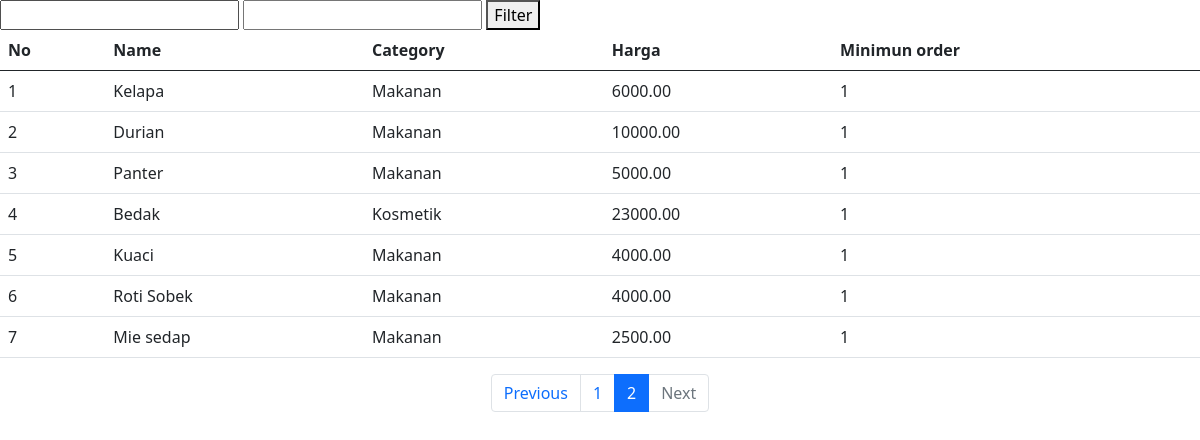
Screenshot of /filter/?page=2 with the database file from the repository.
### main/models.py (models this page shows, shortened)
class Product(models.Model):
    product_name = models.CharField(default="product_name", max_length=255)
    product_category_name = models.ForeignKey("main.Category", on_delete=models.CASCADE)
    product_price = models.DecimalField(max_digits=7, decimal_places=2)
    product_condition = models.ForeignKey("main.Condition", on_delete=models.CASCADE)
    product_minimum_order = models.IntegerField()
    product_description = models.TextField()
    product_created_date = models.DateTimeField(auto_now_add=True)

class Category(models.Model):
    category_name = models.CharField(default="category_name", max_length=255)
    def __str__(self):
        return self.category_name

### main/views.py (the view)
# urls.py: path('filter/', views.filter),
def filter(req):
    cek = req.GET.get('price')
    cek1 = req.GET.get('order')
    if cek is not None and cek1 is not None:
        query = models.Product.objects.filter(product_price=cek, product_minimum_order=cek1)
        return render(req, 'filter.html',{
            'data': query,
            })
    query = models.Product.objects.all()
    page = req.GET.get('page', 1)
    paginator = Paginator(query, 10)
    try:
        data = paginator.page(page)
    except PageNotAnInteger:
        data = Paginator.page(1)
    except EmptyPage:
        data = paginator.page(paginator.num_pages)
    return render(req, 'filter.html',{
        'data': data,
        })

### main/templates/filter.html (shortened to what this page needs)
<!DOCTYPE html>
<html lang="en">
<head>
    <link href="https://cdn.jsdelivr.net/npm/bootstrap@5.0.2/dist/css/bootstrap.min.css" rel="stylesheet">
</head>
<body>
    <div>
        <form  method="get">
            <input type="text" name="price" id="" required>
            <input type="text" name="order" id="" required>
            <button type="submit">Filter</button>
        </form>
    </div>
    <div>
        <table class="table">
            <thead>
                <th>No</th>
                <th>Name</th>
                <th>Category</th>
                <th>Harga</th>
                <th>Minimun order</th>
            </thead>
            <tbody>
                {% for d in data %}
                <tr>
                    <td>{{forloop.counter}}</td>
                    <td>{{d.product_name}}</td>
                    <td>{{d.product_category_name}}</td>
                    <td>{{d.product_price}}</td>
                    <td>{{d.product_minimum_order}}</td>
                </tr>
                {% endfor %}
            </tbody>
        </table>
        {% if data.has_other_pages %}
                <ul class="pagination justify-content-center">
                    {% if data.has_previous %}
                        <li class="page-item">
                            <a class="page-link" href="/filter/?page={{data.previous_page_number}}">
                                <span class="sr-only">Previous</span>
                            </a>
                        </li>
                    {% endif %}
                    {% for i in data.paginator.page_range %}
                        {% if data.number == i %}
                            <li class="page-item active">
                                <span class="page-link">{{i}}</span>
                            </li>
                        {% elif i > data.number|add:-10 and i < data.number|add:10 %}
                            <li class="page-item">
                                <a class="page-link" href="/filter/?page={{i}}">
                                    {{i}}
                                </a>
                            </li>
                        {% endif %}
                    {% endfor %}
                    {% if data.has_next %}
                        <li class="page-item">
                            <a class="page-link" href="/filter/?page={{data.next_page_number}}">
                                <i class="fa fa-angle-right"></i>
                                <span class="sr-only">Next</span>
                            </a>
                        </li>
                    {% else %}
                        <li class="page-item disabled">
                            <a class="page-link" href="#">
                                <span class="sr-only">Next</span>
                            </a>
                        </li>
                    {% endif %}
                </ul>
                {% endif %}
    </div>
</body>
</html>

### rows the page displays
Product: product_name "Kelapa", product_category_name "Makanan", product_price "6000.00", product_minimum_order "1"
Product: product_name "Durian", product_category_name "Makanan", product_price "10000.00", product_minimum_order "1"
Product: product_name "Panter", product_category_name "Makanan", product_price "5000.00", product_minimum_order "1"
Product: product_name "Bedak", product_category_name "Kosmetik", product_price "23000.00", product_minimum_order "1"
Product: product_name "Kuaci", product_category_name "Makanan", product_price "4000.00", product_minimum_order "1"
Product: product_name "Roti Sobek", product_category_name "Makanan", product_price "4000.00", product_minimum_order "1"
Product: product_name "Mie sedap", product_category_name "Makanan", product_price "2500.00", product_minimum_order "1"

### other values shown
{{ i }} "1"
{{ i }} "2"
